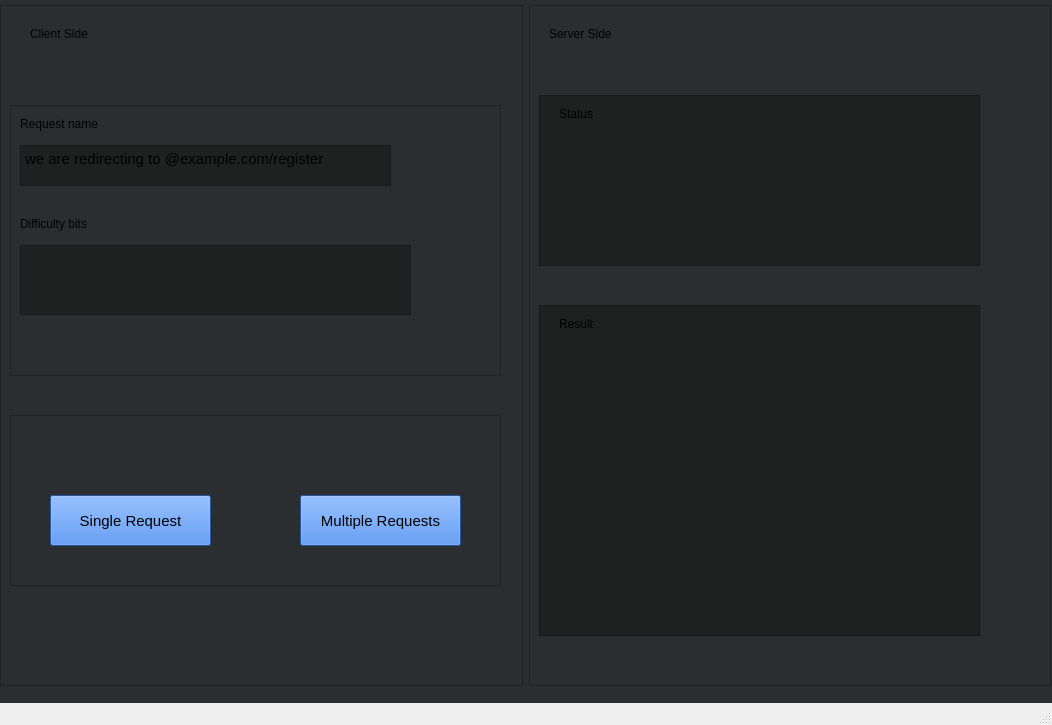
<?xml version="1.0" encoding="UTF-8"?>
<ui version="4.0">
 <class>MainWindow</class>
 <widget class="QMainWindow" name="MainWindow">
  <property name="geometry">
   <rect>
    <x>0</x>
    <y>0</y>
    <width>1052</width>
    <height>725</height>
   </rect>
  </property>
  <property name="minimumSize">
   <size>
    <width>800</width>
    <height>600</height>
   </size>
  </property>
  <property name="windowTitle">
   <string>MainWindow</string>
  </property>
  <widget class="QWidget" name="centralwidget">
   <property name="styleSheet">
    <string notr="true">background-color:#2A2E31;</string>
   </property>
   <widget class="QWidget" name="">
    <property name="geometry">
     <rect>
      <x>0</x>
      <y>5</y>
      <width>1051</width>
      <height>681</height>
     </rect>
    </property>
    <layout class="QHBoxLayout" name="horizontalLayout_2">
     <item>
      <widget class="QFrame" name="frame">
       <property name="frameShape">
        <enum>QFrame::Shape::StyledPanel</enum>
       </property>
       <property name="frameShadow">
        <enum>QFrame::Shadow::Raised</enum>
       </property>
       <widget class="QLabel" name="label">
        <property name="geometry">
         <rect>
          <x>30</x>
          <y>20</y>
          <width>91</width>
          <height>17</height>
         </rect>
        </property>
        <property name="text">
         <string>Client Side</string>
        </property>
       </widget>
       <widget class="QFrame" name="frame_3">
        <property name="geometry">
         <rect>
          <x>10</x>
          <y>100</y>
          <width>491</width>
          <height>271</height>
         </rect>
        </property>
        <property name="frameShape">
         <enum>QFrame::Shape::StyledPanel</enum>
        </property>
        <property name="frameShadow">
         <enum>QFrame::Shadow::Raised</enum>
        </property>
        <widget class="QTextBrowser" name="textBrowser">
         <property name="geometry">
          <rect>
           <x>10</x>
           <y>40</y>
           <width>371</width>
           <height>41</height>
          </rect>
         </property>
         <property name="styleSheet">
          <string notr="true">background-color: #1F2120;</string>
         </property>
         <property name="html">
          <string>&lt;!DOCTYPE HTML PUBLIC &quot;-//W3C//DTD HTML 4.0//EN&quot; &quot;http://www.w3.org/TR/REC-html40/strict.dtd&quot;&gt;
&lt;html&gt;&lt;head&gt;&lt;meta name=&quot;qrichtext&quot; content=&quot;1&quot; /&gt;&lt;meta charset=&quot;utf-8&quot; /&gt;&lt;style type=&quot;text/css&quot;&gt;
p, li { white-space: pre-wrap; }
hr { height: 1px; border-width: 0; }
li.unchecked::marker { content: &quot;\2610&quot;; }
li.checked::marker { content: &quot;\2612&quot;; }
&lt;/style&gt;&lt;/head&gt;&lt;body style=&quot; font-family:'Ubuntu'; font-size:11pt; font-weight:400; font-style:normal;&quot;&gt;
&lt;p style=&quot; margin-top:0px; margin-bottom:0px; margin-left:0px; margin-right:0px; -qt-block-indent:0; text-indent:0px;&quot;&gt;we are redirecting to @example.com/register&lt;/p&gt;&lt;/body&gt;&lt;/html&gt;</string>
         </property>
        </widget>
        <widget class="QLabel" name="label_3">
         <property name="geometry">
          <rect>
           <x>10</x>
           <y>10</y>
           <width>101</width>
           <height>17</height>
          </rect>
         </property>
         <property name="text">
          <string>Request name</string>
         </property>
        </widget>
        <widget class="QLabel" name="label_4">
         <property name="geometry">
          <rect>
           <x>10</x>
           <y>110</y>
           <width>101</width>
           <height>17</height>
          </rect>
         </property>
         <property name="text">
          <string>Difficulty bits</string>
         </property>
        </widget>
        <widget class="QTextEdit" name="textEdit">
         <property name="geometry">
          <rect>
           <x>10</x>
           <y>140</y>
           <width>391</width>
           <height>70</height>
          </rect>
         </property>
         <property name="styleSheet">
          <string notr="true">background-color: #1F2120;</string>
         </property>
        </widget>
       </widget>
       <widget class="QFrame" name="frame_4">
        <property name="geometry">
         <rect>
          <x>10</x>
          <y>410</y>
          <width>491</width>
          <height>171</height>
         </rect>
        </property>
        <property name="frameShape">
         <enum>QFrame::Shape::StyledPanel</enum>
        </property>
        <property name="frameShadow">
         <enum>QFrame::Shadow::Raised</enum>
        </property>
        <widget class="QPushButton" name="pushButton">
         <property name="geometry">
          <rect>
           <x>40</x>
           <y>80</y>
           <width>161</width>
           <height>51</height>
          </rect>
         </property>
         <property name="font">
          <font>
           <family>Ubuntu</family>
           <pointsize>11</pointsize>
           <italic>false</italic>
           <fontweight>ExtraBold</fontweight>
          </font>
         </property>
         <property name="styleSheet">
          <string notr="true">background-color: #3679df;
font: 800 11pt &quot;Ubuntu&quot;;</string>
         </property>
         <property name="text">
          <string>Single Request</string>
         </property>
        </widget>
        <widget class="QPushButton" name="pushButton_2">
         <property name="geometry">
          <rect>
           <x>290</x>
           <y>80</y>
           <width>161</width>
           <height>51</height>
          </rect>
         </property>
         <property name="font">
          <font>
           <family>Ubuntu</family>
           <pointsize>11</pointsize>
           <italic>false</italic>
           <fontweight>ExtraBold</fontweight>
          </font>
         </property>
         <property name="cursor">
          <cursorShape>ArrowCursor</cursorShape>
         </property>
         <property name="styleSheet">
          <string notr="true">background-color: #3679df;
font: 800 11pt &quot;Ubuntu&quot;;</string>
         </property>
         <property name="text">
          <string>Multiple Requests</string>
         </property>
        </widget>
       </widget>
      </widget>
     </item>
     <item>
      <widget class="QFrame" name="frame_2">
       <property name="frameShape">
        <enum>QFrame::Shape::StyledPanel</enum>
       </property>
       <property name="frameShadow">
        <enum>QFrame::Shadow::Raised</enum>
       </property>
       <widget class="QLabel" name="label_2">
        <property name="geometry">
         <rect>
          <x>20</x>
          <y>20</y>
          <width>91</width>
          <height>17</height>
         </rect>
        </property>
        <property name="text">
         <string>Server Side</string>
        </property>
       </widget>
       <widget class="QFrame" name="frame_5">
        <property name="geometry">
         <rect>
          <x>10</x>
          <y>90</y>
          <width>441</width>
          <height>171</height>
         </rect>
        </property>
        <property name="styleSheet">
         <string notr="true">background-color: #1F2120;</string>
        </property>
        <property name="frameShape">
         <enum>QFrame::Shape::StyledPanel</enum>
        </property>
        <property name="frameShadow">
         <enum>QFrame::Shadow::Raised</enum>
        </property>
        <widget class="QLabel" name="label_5">
         <property name="geometry">
          <rect>
           <x>20</x>
           <y>10</y>
           <width>101</width>
           <height>17</height>
          </rect>
         </property>
         <property name="text">
          <string>Status</string>
         </property>
        </widget>
       </widget>
       <widget class="QFrame" name="frame_6">
        <property name="geometry">
         <rect>
          <x>10</x>
          <y>300</y>
          <width>441</width>
          <height>331</height>
         </rect>
        </property>
        <property name="styleSheet">
         <string notr="true">background-color: #1F2120;</string>
        </property>
        <property name="frameShape">
         <enum>QFrame::Shape::StyledPanel</enum>
        </property>
        <property name="frameShadow">
         <enum>QFrame::Shadow::Raised</enum>
        </property>
        <widget class="QLabel" name="label_7">
         <property name="geometry">
          <rect>
           <x>20</x>
           <y>10</y>
           <width>101</width>
           <height>17</height>
          </rect>
         </property>
         <property name="text">
          <string>Result</string>
         </property>
        </widget>
       </widget>
      </widget>
     </item>
    </layout>
   </widget>
  </widget>
  <widget class="QMenuBar" name="menubar">
   <property name="geometry">
    <rect>
     <x>0</x>
     <y>0</y>
     <width>1052</width>
     <height>22</height>
    </rect>
   </property>
  </widget>
  <widget class="QStatusBar" name="statusbar"/>
 </widget>
 <resources/>
 <connections/>
</ui>
